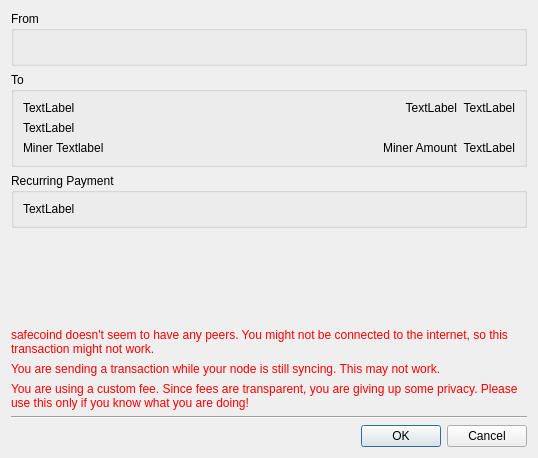
<?xml version="1.0" encoding="UTF-8"?>
<ui version="4.0">
 <class>confirm</class>
 <widget class="QDialog" name="confirm">
  <property name="geometry">
   <rect>
    <x>0</x>
    <y>0</y>
    <width>538</width>
    <height>458</height>
   </rect>
  </property>
  <property name="windowTitle">
   <string>Confirm Transaction</string>
  </property>
  <layout class="QVBoxLayout" name="verticalLayout">
   <item>
    <widget class="QGroupBox" name="groupBox">
     <property name="title">
      <string>From</string>
     </property>
     <layout class="QVBoxLayout" name="verticalLayout_2">
      <item>
       <widget class="QLabel" name="sendFrom">
        <property name="text">
         <string notr="true"/>
        </property>
        <property name="wordWrap">
         <bool>true</bool>
        </property>
       </widget>
      </item>
     </layout>
    </widget>
   </item>
   <item>
    <widget class="QGroupBox" name="sendToAddrs">
     <property name="title">
      <string>To</string>
     </property>
     <layout class="QGridLayout" name="gridLayout">
      <item row="0" column="2">
       <widget class="QLabel" name="AmtUSD1">
        <property name="sizePolicy">
         <sizepolicy hsizetype="Minimum" vsizetype="Preferred">
          <horstretch>0</horstretch>
          <verstretch>0</verstretch>
         </sizepolicy>
        </property>
        <property name="text">
         <string notr="true">TextLabel</string>
        </property>
        <property name="alignment">
         <set>Qt::AlignRight|Qt::AlignTrailing|Qt::AlignVCenter</set>
        </property>
       </widget>
      </item>
      <item row="1" column="0" colspan="3">
       <widget class="QLabel" name="Memo1">
        <property name="text">
         <string notr="true">TextLabel</string>
        </property>
        <property name="wordWrap">
         <bool>true</bool>
        </property>
       </widget>
      </item>
      <item row="0" column="0">
       <widget class="QLabel" name="Addr1">
        <property name="sizePolicy">
         <sizepolicy hsizetype="MinimumExpanding" vsizetype="Preferred">
          <horstretch>0</horstretch>
          <verstretch>0</verstretch>
         </sizepolicy>
        </property>
        <property name="text">
         <string notr="true">TextLabel</string>
        </property>
        <property name="wordWrap">
         <bool>true</bool>
        </property>
       </widget>
      </item>
      <item row="2" column="2">
       <widget class="QLabel" name="minerFeeUSD">
        <property name="sizePolicy">
         <sizepolicy hsizetype="Minimum" vsizetype="Preferred">
          <horstretch>0</horstretch>
          <verstretch>0</verstretch>
         </sizepolicy>
        </property>
        <property name="text">
         <string notr="true">TextLabel</string>
        </property>
        <property name="alignment">
         <set>Qt::AlignRight|Qt::AlignTrailing|Qt::AlignVCenter</set>
        </property>
       </widget>
      </item>
      <item row="2" column="0">
       <widget class="QLabel" name="labelMinerFee">
        <property name="sizePolicy">
         <sizepolicy hsizetype="Expanding" vsizetype="Preferred">
          <horstretch>0</horstretch>
          <verstretch>0</verstretch>
         </sizepolicy>
        </property>
        <property name="text">
         <string notr="true">Miner Textlabel</string>
        </property>
       </widget>
      </item>
      <item row="0" column="1">
       <widget class="QLabel" name="Amt1">
        <property name="sizePolicy">
         <sizepolicy hsizetype="Minimum" vsizetype="Preferred">
          <horstretch>0</horstretch>
          <verstretch>0</verstretch>
         </sizepolicy>
        </property>
        <property name="text">
         <string notr="true">TextLabel</string>
        </property>
        <property name="alignment">
         <set>Qt::AlignRight|Qt::AlignTrailing|Qt::AlignVCenter</set>
        </property>
       </widget>
      </item>
      <item row="2" column="1">
       <widget class="QLabel" name="minerFee">
        <property name="sizePolicy">
         <sizepolicy hsizetype="Minimum" vsizetype="Preferred">
          <horstretch>0</horstretch>
          <verstretch>0</verstretch>
         </sizepolicy>
        </property>
        <property name="text">
         <string notr="true">Miner Amount</string>
        </property>
        <property name="alignment">
         <set>Qt::AlignRight|Qt::AlignTrailing|Qt::AlignVCenter</set>
        </property>
       </widget>
      </item>
     </layout>
    </widget>
   </item>
   <item>
    <widget class="QGroupBox" name="grpRecurring">
     <property name="title">
      <string>Recurring Payment</string>
     </property>
     <layout class="QGridLayout" name="gridLayout_2">
      <item row="0" column="0">
       <widget class="QLabel" name="lblRecurringDesc">
        <property name="text">
         <string>TextLabel</string>
        </property>
       </widget>
      </item>
     </layout>
    </widget>
   </item>
   <item>
    <spacer name="verticalSpacer">
     <property name="orientation">
      <enum>Qt::Vertical</enum>
     </property>
     <property name="sizeHint" stdset="0">
      <size>
       <width>20</width>
       <height>40</height>
      </size>
     </property>
    </spacer>
   </item>
   <item>
    <widget class="QLabel" name="nopeersWarning">
     <property name="styleSheet">
      <string notr="true">color: red;</string>
     </property>
     <property name="text">
      <string>safecoind doesn't seem to have any peers. You might not be connected to the internet, so this transaction might not work.</string>
     </property>
     <property name="wordWrap">
      <bool>true</bool>
     </property>
    </widget>
   </item>
   <item>
    <widget class="QLabel" name="syncingWarning">
     <property name="styleSheet">
      <string notr="true">color: red;</string>
     </property>
     <property name="text">
      <string>You are sending a transaction while your node is still syncing. This may not work.</string>
     </property>
     <property name="wordWrap">
      <bool>true</bool>
     </property>
    </widget>
   </item>
   <item>
    <widget class="QLabel" name="warningLabel">
     <property name="styleSheet">
      <string notr="true">color: red;</string>
     </property>
     <property name="text">
      <string>You are using a custom fee. Since fees are transparent, you are giving up some privacy. Please use this only if you know what you are doing!</string>
     </property>
     <property name="wordWrap">
      <bool>true</bool>
     </property>
    </widget>
   </item>
   <item>
    <widget class="Line" name="line">
     <property name="orientation">
      <enum>Qt::Horizontal</enum>
     </property>
    </widget>
   </item>
   <item>
    <widget class="QDialogButtonBox" name="buttonBox">
     <property name="orientation">
      <enum>Qt::Horizontal</enum>
     </property>
     <property name="standardButtons">
      <set>QDialogButtonBox::Cancel|QDialogButtonBox::Ok</set>
     </property>
    </widget>
   </item>
  </layout>
 </widget>
 <resources/>
 <connections>
  <connection>
   <sender>buttonBox</sender>
   <signal>accepted()</signal>
   <receiver>confirm</receiver>
   <slot>accept()</slot>
   <hints>
    <hint type="sourcelabel">
     <x>248</x>
     <y>254</y>
    </hint>
    <hint type="destinationlabel">
     <x>157</x>
     <y>274</y>
    </hint>
   </hints>
  </connection>
  <connection>
   <sender>buttonBox</sender>
   <signal>rejected()</signal>
   <receiver>confirm</receiver>
   <slot>reject()</slot>
   <hints>
    <hint type="sourcelabel">
     <x>316</x>
     <y>260</y>
    </hint>
    <hint type="destinationlabel">
     <x>286</x>
     <y>274</y>
    </hint>
   </hints>
  </connection>
 </connections>
</ui>
